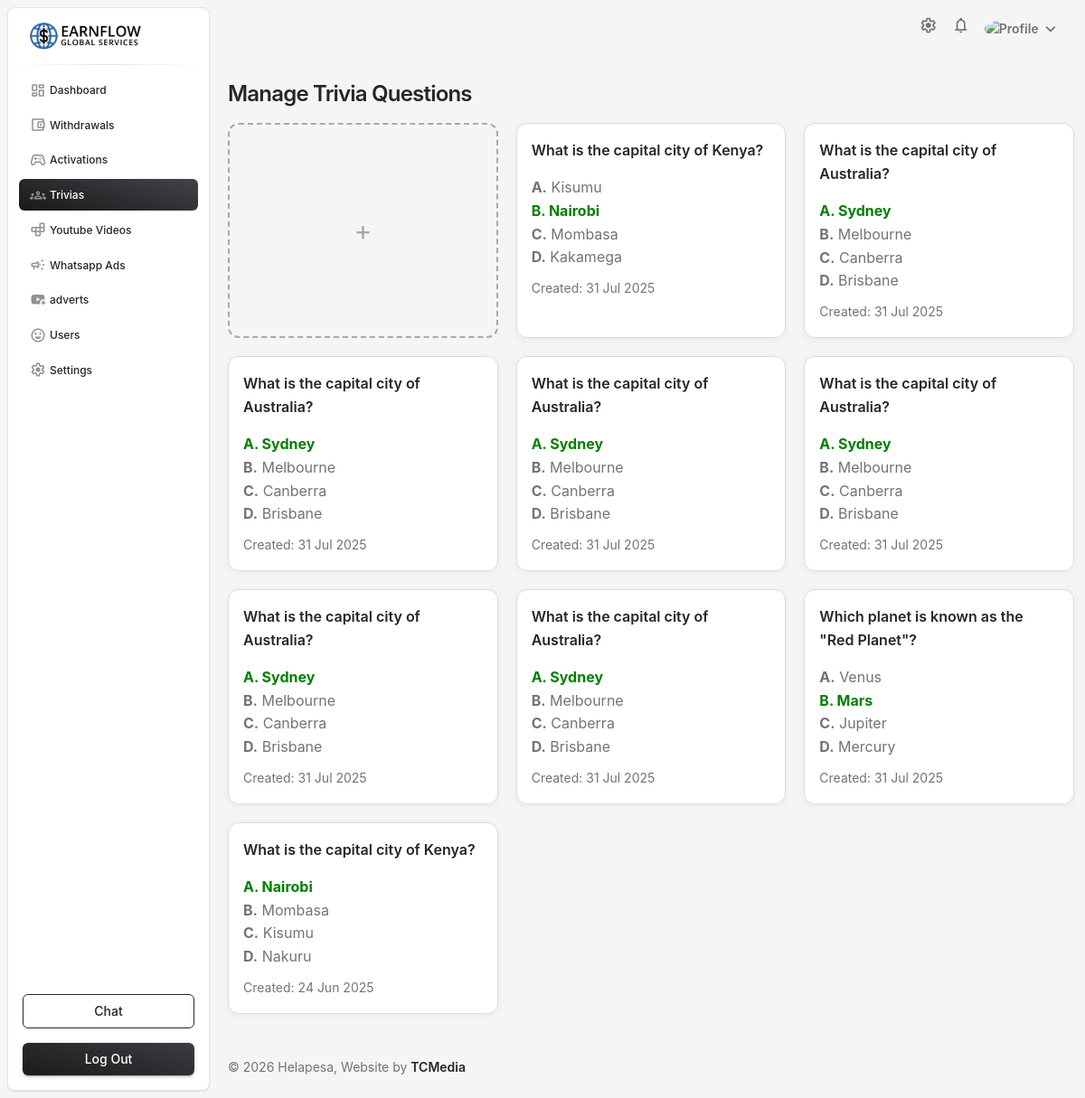
Page /admin.earnflowservices.com/pages/trivia_list.php (signed in) on the committed database.
### tables this page shows
CREATE TABLE `trivia_questions` (
  `id` int(11) NOT NULL,
  `question` text NOT NULL,
  `option_a` varchar(255) DEFAULT NULL,
  `option_b` varchar(255) DEFAULT NULL,
  `option_c` varchar(255) DEFAULT NULL,
  `option_d` varchar(255) DEFAULT NULL,
  `correct_answer` char(1) DEFAULT NULL,
  `reward` int(11) DEFAULT 0,
  `created_at` datetime NOT NULL DEFAULT current_timestamp()
);

### admin.earnflowservices.com/pages/trivia_list.php (the view, shortened to what this page needs)
<?php
require_once '../includes/header.php';
$stmt = $conn->prepare("SELECT * FROM trivia_questions ORDER BY created_at DESC");
$stmt->execute();
$result = $stmt->get_result();
?>
<div class="container py-4">
  <h4 class="mb-3">Manage Trivia Questions</h4>
  <div class="trivia-grid">
    <a href="trivias.php" class="add-trivia-card">
      <div>+</div>
    </a>
    <?php while ($q = $result->fetch_assoc()): ?>
    <div class="trivia-card">
        <h6><?= htmlspecialchars($q['question']) ?></h6>
        <ul class="mt-3 mb-2 list-unstyled">
        <?php foreach (['A', 'B', 'C', 'D'] as $option): ?>
            <?php
            $key = 'option_' . strtolower($option);
            $isCorrect = ($q['correct_answer'] == $option);
            ?>
            <li class="<?= $isCorrect ? 'correct-option' : '' ?>">
            <strong><?= $option ?>.</strong> <?= htmlspecialchars($q[$key]) ?>
            </li>
        <?php endforeach; ?>
        </ul>
        <small class="text-muted">Created: <?= date('d M Y', strtotime($q['created_at'])) ?></small>
    </div>
    <?php endwhile; ?>
  </div>
</div>
<?php require_once '../includes/footer.php'; ?>

### admin.earnflowservices.com/includes/header.php (style rules this page uses)
.btn.bg-gradient-dark, .bg-dark, .btn-dark, .icon, .bg-gradient-dark, { box-shadow: 0 4px 8px rgba(0, 0, 0, 0.3) }

### admin.earnflowservices.com/pages/trivia_list.php (style rules this page uses)
.trivia-grid { display: grid; grid-template-columns: repeat(auto-fill, minmax(280px, 1fr)); gap: 20px; }
.trivia-card { border: 1px solid #ddd; border-radius: 12px; padding: 16px; background-color: #fff; box-shadow: 0 2px 8px rgba(0,0,0,0.05); }
.correct-option { font-weight: bold; color: green; }
.add-trivia-card { border: 2px dashed #aaa; text-align: center; font-size: 30px; color: #aaa; cursor: pointer; display: flex; align-items: center; justify-content: center; min-height: 150px; border-radius: 12px; transition: background 0.2s ease; }

### rows in the picture
trivia_questions: question "What is the capital city of Kenya?", option "A", option_a "Kisumu", option "B", option_b "Nairobi", option "C", option_c "Mombasa", option "D", option_d "Kakamega", created_at "31 Jul 2025"
trivia_questions: question "What is the capital city of Australia?", option "A", option_a "Sydney", option "B", option_b "Melbourne", option "C", option_c "Canberra", option "D", option_d "Brisbane", created_at "31 Jul 2025"
trivia_questions: question "What is the capital city of Australia?", option "A", option_a "Sydney", option "B", option_b "Melbourne", option "C", option_c "Canberra", option "D", option_d "Brisbane", created_at "31 Jul 2025"
trivia_questions: question "What is the capital city of Australia?", option "A", option_a "Sydney", option "B", option_b "Melbourne", option "C", option_c "Canberra", option "D", option_d "Brisbane", created_at "31 Jul 2025"
trivia_questions: question "What is the capital city of Australia?", option "A", option_a "Sydney", option "B", option_b "Melbourne", option "C", option_c "Canberra", option "D", option_d "Brisbane", created_at "31 Jul 2025"
trivia_questions: question "What is the capital city of Australia?", option "A", option_a "Sydney", option "B", option_b "Melbourne", option "C", option_c "Canberra", option "D", option_d "Brisbane", created_at "31 Jul 2025"
trivia_questions: question "What is the capital city of Australia?", option "A", option_a "Sydney", option "B", option_b "Melbourne", option "C", option_c "Canberra", option "D", option_d "Brisbane", created_at "31 Jul 2025"
trivia_questions: question "Which planet is known as the \"Red Planet\"?", option "A", option_a "Venus", option "B", option_b "Mars", option "C", option_c "Jupiter", option "D", option_d "Mercury", created_at "31 Jul 2025"
trivia_questions: question "What is the capital city of Kenya?", option "A", option_a "Nairobi", option "B", option_b "Mombasa", option "C", option_c "Kisumu", option "D", option_d "Nakuru", created_at "24 Jun 2025"
